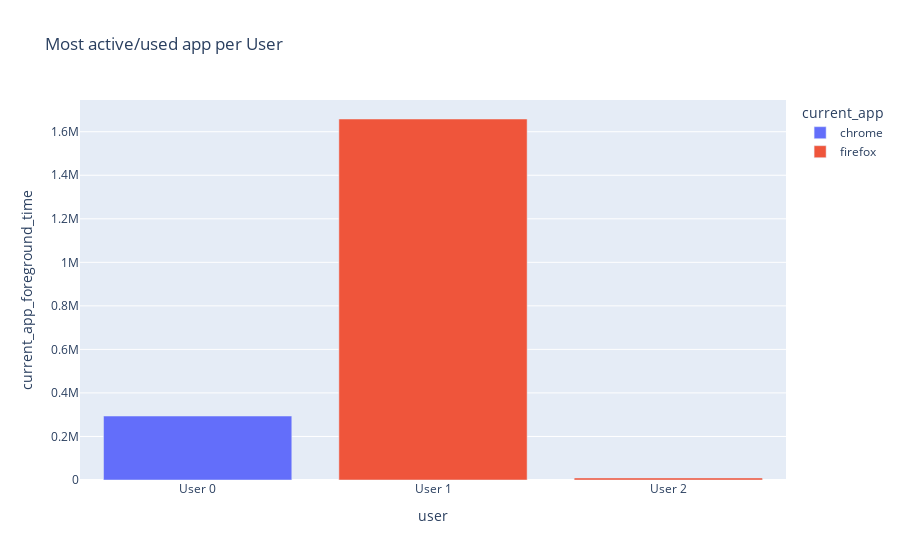
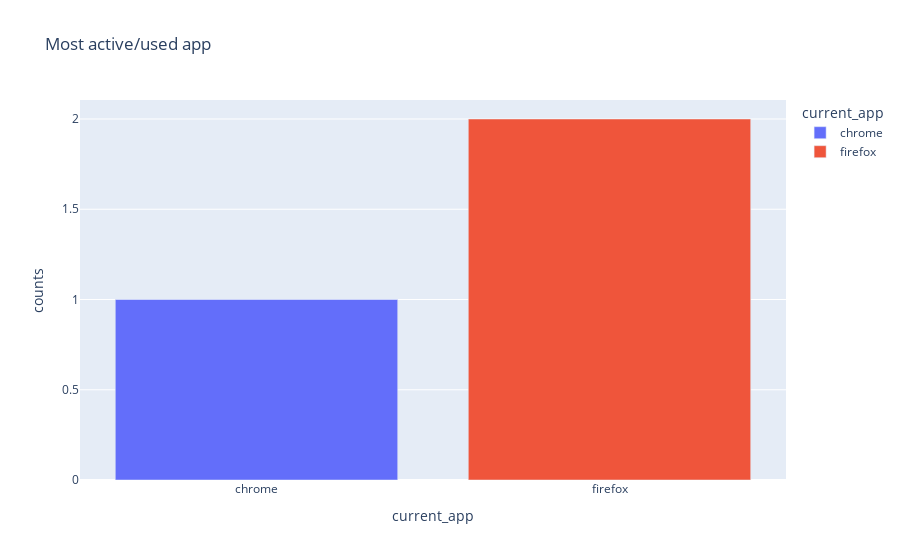

Here is the notebook cell these charts were saved with, in order:
### Markdown cell above
## Task 7: Insight about user's behaviors
One interesting fact would be to learn the most used application by an user. Here we group the dataset by ```current_app``` then sum ```current_app_foreground_time```, from these the app with maximum foregound time is stored for each user. Finally the info is plotted into the first figure. From the second figure we learn the most used app of all time.

### Code cell
columns = ['user', 'current_app', 'current_app_foreground_time']
data = []
for i in range(total_users):
    df_current_app = df_users[i].groupby(pd.Grouper(key='current_app')).agg({"current_app_foreground_time": "sum"}).reset_index()
    row_current_app = df_current_app.loc[df_current_app['current_app_foreground_time'].idxmax()]
    data.append([f'User {i}', row_current_app.current_app, row_current_app.current_app_foreground_time])
# most used app by user
df_current_app = pd.DataFrame(data=data, columns=columns)
df_current_app['current_app'] = df_current_app['current_app'].str.replace('.exe', '')
fig = px.bar(df_current_app, x='user', y='current_app_foreground_time', color='current_app', title='Most active/used app per User')
fig.show()
# most used app count
df_current_app = df_current_app.groupby(pd.Grouper(key='current_app')).size().to_frame(name='counts').reset_index()
fig = px.bar(df_current_app, x='current_app', y='counts', color='current_app', title='Most active/used app')
fig.show()

### Figure 1 — Plotly figure (JSON) as saved in the notebook; plotly's stock layout.template omitted (floating-point values rounded to 4 significant figures)
{"data": [{"alignmentgroup": "True", "hovertemplate": "current_app=chrome<br>user=%{x}<br>current_app_foreground_time=%{y}<extra></extra>", "legendgroup": "chrome", "marker": {"color": "#636efa"}, "name": "chrome", "offsetgroup": "chrome", "orientation": "v", "showlegend": true, "textposition": "auto", "type": "bar", "x": ["User 0"], "xaxis": "x", "y": [293900.0], "yaxis": "y"}, {"alignmentgroup": "True", "hovertemplate": "current_app=firefox<br>user=%{x}<br>current_app_foreground_time=%{y}<extra></extra>", "legendgroup": "firefox", "marker": {"color": "#EF553B"}, "name": "firefox", "offsetgroup": "firefox", "orientation": "v", "showlegend": true, "textposition": "auto", "type": "bar", "x": ["User 1", "User 2"], "xaxis": "x", "y": [1658456, 9340.0], "yaxis": "y"}], "layout": {"barmode": "relative", "legend": {"title": {"text": "current_app"}, "tracegroupgap": 0}, "title": {"text": "Most active/used app per User"}, "xaxis": {"anchor": "y", "domain": [0, 1], "title": {"text": "user"}}, "yaxis": {"anchor": "x", "domain": [0, 1], "title": {"text": "current_app_foreground_time"}}}}

### Figure 2 — Plotly figure (JSON) as saved in the notebook; plotly's stock layout.template omitted (floating-point values rounded to 4 significant figures)
{"data": [{"alignmentgroup": "True", "hovertemplate": "current_app=%{x}<br>counts=%{y}<extra></extra>", "legendgroup": "chrome", "marker": {"color": "#636efa"}, "name": "chrome", "offsetgroup": "chrome", "orientation": "v", "showlegend": true, "textposition": "auto", "type": "bar", "x": ["chrome"], "xaxis": "x", "y": [1], "yaxis": "y"}, {"alignmentgroup": "True", "hovertemplate": "current_app=%{x}<br>counts=%{y}<extra></extra>", "legendgroup": "firefox", "marker": {"color": "#EF553B"}, "name": "firefox", "offsetgroup": "firefox", "orientation": "v", "showlegend": true, "textposition": "auto", "type": "bar", "x": ["firefox"], "xaxis": "x", "y": [2], "yaxis": "y"}], "layout": {"barmode": "relative", "legend": {"title": {"text": "current_app"}, "tracegroupgap": 0}, "title": {"text": "Most active/used app"}, "xaxis": {"anchor": "y", "categoryarray": ["chrome", "firefox"], "categoryorder": "array", "domain": [0, 1], "title": {"text": "current_app"}}, "yaxis": {"anchor": "x", "domain": [0, 1], "title": {"text": "counts"}}}}
